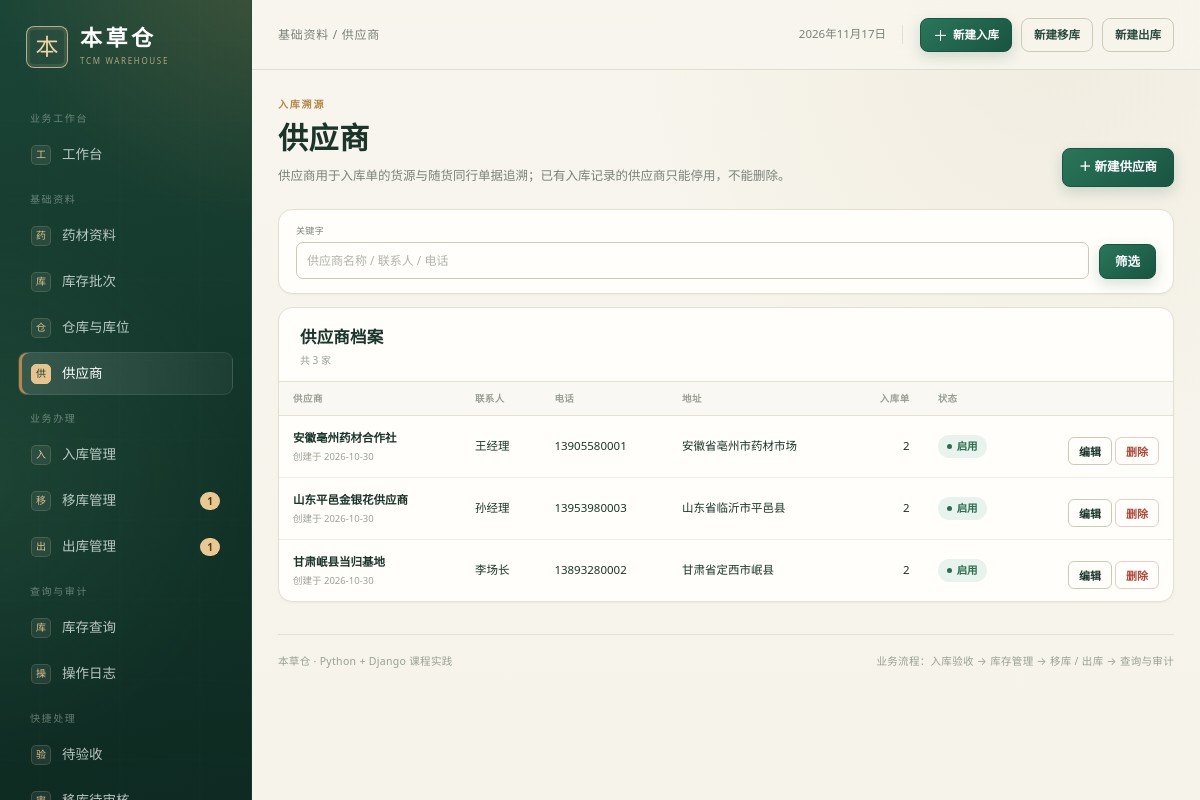
Screenshot of /suppliers/ (signed in) with the database file from the repository.
### warehouse/models.py (models this page shows, shortened)
class Supplier(models.Model):
    name = models.CharField("供应商名称", max_length=120, unique=True)
    contact = models.CharField("联系人", max_length=40, blank=True)
    phone = models.CharField("联系电话", max_length=30, blank=True)
    address = models.CharField("地址", max_length=200, blank=True)
    is_active = models.BooleanField("启用", default=True)
    created_at = models.DateTimeField("创建时间", auto_now_add=True)
    class Meta:
        verbose_name = "供应商"
        verbose_name_plural = "供应商"
        ordering = ["name"]

### warehouse/system_views.py (the view)
# urls.py: path("suppliers/", system_views.supplier_list, name="supplier_list"),
@login_required
def supplier_list(request):
    _require(request.user, "supplier.manage")
    qs = Supplier.objects.annotate(inbound_count=Count("inbound_orders")).order_by("name")
    q = (request.GET.get("q") or "").strip()
    if q:
        qs = qs.filter(
            Q(name__icontains=q) | Q(contact__icontains=q) | Q(phone__icontains=q)
        )
    page_obj = Paginator(qs, 12).get_page(request.GET.get("page"))
    return render(
        request,
        "warehouse/supplier_list.html",
        {
            "page_obj": page_obj,
            "suppliers": page_obj.object_list,
            "q": q,
            "active_nav": "suppliers",
        },
    )

### warehouse/models.py (called while the page is built)
    @property
    def display_name(self):
        return self.user.get_full_name() or self.user.username

    @property
    def effective_role(self):
        if self.user.is_superuser:
            return self.Role.ADMIN
        return self.role

### warehouse/permissions.py (called while the page is built)
def get_role(user):
    if not user.is_authenticated:
        return None
    if user.is_superuser:
        return "admin"
    profile = getattr(user, "profile", None)
    return profile.effective_role if profile else "viewer"

def has_perm(user, code):
    return bool(get_access_config(user)["permissions"].get(code))

def allowed_menus(user):
    return set(get_access_config(user)["menus"])

def can_create(user):
    return has_perm(user, "transfer.create") or has_perm(user, "outbound.create")

def can_audit(user):
    return (
        has_perm(user, "transfer.audit")
        or has_perm(user, "outbound.audit")
        or has_perm(user, "inbound.audit")
    )

def can_execute(user):
    return (
        has_perm(user, "transfer.execute")
        or has_perm(user, "outbound.execute")
        or has_perm(user, "inbound.execute")
    )

### warehouse/system_views.py (called while the page is built)
def _require(user, code):
    if not has_perm(user, code):
        raise PermissionDenied("当前岗位没有该功能权限。")

### warehouse/templatetags/warehouse_tags.py (called while the page is built)
@register.simple_tag
def menu_url(key):
    name = MENU_URL_NAMES.get(key)
    if not name:
        return "#"
    try:
        return reverse(name)
    except NoReverseMatch:
        return "#"

@register.filter
def get_item(mapping, key):
    if mapping is None:
        return None
    try:
        return mapping.get(key)
    except AttributeError:
        try:
            return mapping[key]
        except (KeyError, IndexError, TypeError):
            return None

### templates/warehouse/supplier_list.html (shortened to what this page needs)
{% extends "base.html" %}
{% block breadcrumb %}基础资料 / 供应商{% endblock %}
{% block content %}
<section class="page-head">
  <div>
    <p class="eyebrow">入库溯源</p>
    <h1>供应商</h1>
    <p class="page-sub">供应商用于入库单的货源与随货同行单据追溯；已有入库记录的供应商只能停用，不能删除。</p>
  </div>
  <a href="{% url 'supplier_create' %}" class="btn btn-primary">＋ 新建供应商</a>
</section>
<section class="panel filter-panel">
  <form method="get" class="filter-form filter-form-compact">
    <label class="filter-field filter-search"><span>关键字</span><input type="search" name="q" value="{{ q }}" class="form-input" placeholder="供应商名称 / 联系人 / 电话"></label>
    <div class="filter-actions"><button class="btn btn-primary" type="submit">筛选</button>{% if q %}<a href="{% url 'supplier_list' %}" class="btn btn-ghost">重置</a>{% endif %}</div>
  </form>
</section>
<section class="panel">
  <div class="panel-head list-head"><div><h2>供应商档案</h2><p>共 {{ page_obj.paginator.count }} 家</p></div></div>
  {% if suppliers %}
  <div class="table-wrap">
    <table class="data-table">
      <thead><tr><th>供应商</th><th>联系人</th><th>电话</th><th>地址</th><th class="num">入库单</th><th>状态</th><th></th></tr></thead>
      <tbody>
        {% for supplier in suppliers %}
        <tr>
          <td><strong>{{ supplier.name }}</strong><small class="cell-sub">创建于 {{ supplier.created_at|date:"Y-m-d" }}</small></td>
          <td>{{ supplier.contact|default:"—" }}</td>
          <td>{{ supplier.phone|default:"—" }}</td>
          <td>{{ supplier.address|default:"—" }}</td>
          <td class="num">{{ supplier.inbound_count }}</td>
          <td>{% if supplier.is_active %}<span class="status status-success">启用</span>{% else %}<span class="status status-muted">停用</span>{% endif %}</td>
          <td class="row-action">
            <a href="{% url 'supplier_edit' supplier.pk %}" class="btn btn-tiny">编辑</a>
            <form method="post" action="{% url 'supplier_delete' supplier.pk %}" class="inline-form" onsubmit="return confirm('确认删除该供应商吗？');">
              {% csrf_token %}<button type="submit" class="btn btn-tiny btn-danger-ghost">删除</button>
            </form>
          </td>
        </tr>
        {% endfor %}
      </tbody>
    </table>
  </div>
  {% else %}<div class="empty-inline">还没有供应商，先建立一家供货单位。</div>{% endif %}
</section>
{% endblock %}

### rows the page displays
Supplier: name "安徽亳州药材合作社", created_at "2026-10-30", contact "王经理", phone "13905580001", address "安徽省亳州市药材市场", inbound_count "2", is_active "启用"
Supplier: name "山东平邑金银花供应商", created_at "2026-10-30", contact "孙经理", phone "13953980003", address "山东省临沂市平邑县", inbound_count "2", is_active "启用"
Supplier: name "甘肃岷县当归基地", created_at "2026-10-30", contact "李场长", phone "13893280002", address "甘肃省定西市岷县", inbound_count "2", is_active "启用"

### other values shown
{{ group.label }} "业务工作台" "基础资料" "业务办理" "查询与审计"
{{ label|slice:":1" }} "工" "药" "库" "仓" "供" "入" "移" "出" "库" "操"
{{ label }} "工作台" "药材资料" "库存批次" "仓库与库位" "供应商" "入库管理" "移库管理" "出库管理" "库存查询" "操作日志"
{{ nav_pending_transfers }} "1"
{{ nav_pending_outbounds }} "1"
{{ page_obj.paginator.count }} "3"
